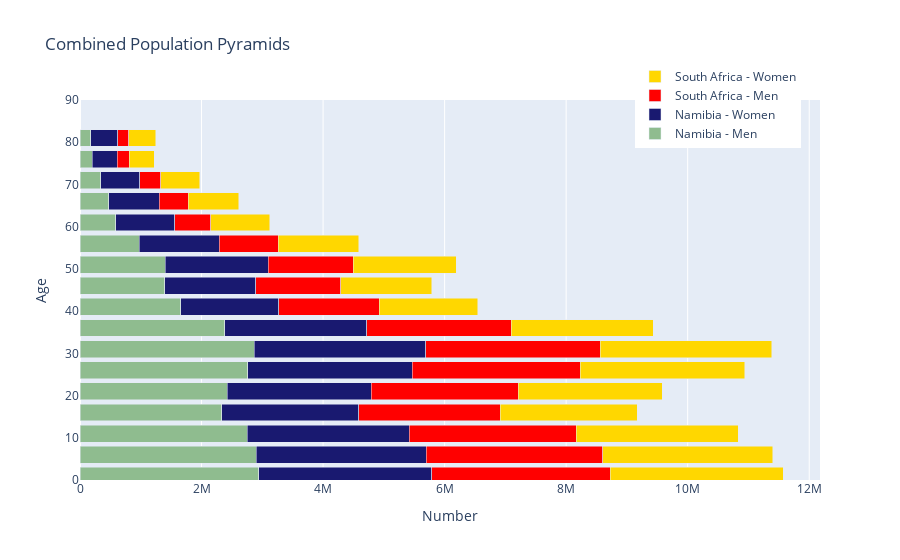

Notebook source saved alongside this figure:
### Code cell
import plotly.offline as py
import plotly.graph_objs as go
import pandas as pd
import numpy as np

py.init_notebook_mode(connected=True)

# Namibia Population Pyramid
layout_namibia = go.Layout(barmode='overlay',
                           yaxis=go.layout.YAxis(range=[0, 90], title='Age'),
                           xaxis=go.layout.XAxis(title='Number'),
                           title='Namibia Population Pyramid')

year_namibia = 2020

bins_NAM = [go.Bar(x = df.loc[str(year),:].filter(regex="Male").values,
                       y=[int(s[:2]) + 1 for s in age_ranges],
                       orientation='h',
                       name='Namibia - Men',
                       marker=dict(color='darkseagreen'),
                       hoverinfo='skip'),

                go.Bar(x = df.loc[str(year),:].filter(regex="Female").values,
                       y=[int(s[:2]) + 1 for s in age_ranges],
                       orientation='h',
                       name='Namibia - Women',
                       marker=dict(color='midnightblue'),
                       hoverinfo='skip',
                       )
                ]

# South Africa Population Pyramid
layout_south_africa = go.Layout(barmode='overlay',
                                yaxis=go.layout.YAxis(range=[0, 90], title='Age'),
                                xaxis=go.layout.XAxis(title='Number'),
                                title='South Africa Population Pyramid')

year_south_africa = 2020

bins_SSF = [go.Bar(x = df.loc[str(year),:].filter(regex="Male").values,
                            y=[int(s[:2]) + 1 for s in age_ranges],
                            orientation='h',
                            name='South Africa - Men',
                            marker=dict(color='red'),
                            hoverinfo='skip'),

                     go.Bar(x = df.loc[str(year),:].filter(regex="Female").values,
                            y=[int(s[:2]) + 1 for s in age_ranges],
                            orientation='h',
                            name='South Africa - Women',
                            marker=dict(color='gold'),
                            hoverinfo='skip',
                            )
                     ]

# Combine Namibia and South Africa Population Pyramids
fig = go.Figure(data=bins_NAM + bins_SSF, layout=go.Layout(barmode='stack',
                                                                        yaxis=go.layout.YAxis(
                                                                            range=[0, 90], title='Age'),
                                                                        xaxis=go.layout.XAxis(title='Number'),
                                                                        title='Combined Population Pyramids'))

# Add a legend
fig.update_layout(legend=dict(x=0.75, y=1.1))

# Show the plot
py.iplot(fig)

### Figure 1 — Plotly figure (JSON) as saved in the notebook; plotly's stock layout.template omitted (floating-point values rounded to 4 significant figures)
{"data": [{"hoverinfo": "skip", "marker": {"color": "darkseagreen"}, "name": "Namibia - Men", "orientation": "h", "type": "bar", "x": [2943869, 2901931, 2753974, 2331167, 2424376, 2761160, 2870783, 2380385, 1654462, 1394163, 1399527, 971913, 589805, 477104, 344200, 203018, 178949], "y": [1, 6, 11, 16, 21, 26, 31, 36, 41, 46, 51, 56, 61, 66, 71, 76, 81]}, {"hoverinfo": "skip", "marker": {"color": "midnightblue"}, "name": "Namibia - Women", "orientation": "h", "type": "bar", "x": [2840382, 2798835, 2660490, 2252086, 2366586, 2709949, 2819281, 2337648, 1619533, 1501805, 1698176, 1321598, 969617, 828009, 642663, 408430, 446059], "y": [1, 6, 11, 16, 21, 26, 31, 36, 41, 46, 51, 56, 61, 66, 71, 76, 81]}, {"hoverinfo": "skip", "marker": {"color": "red"}, "name": "South Africa - Men", "orientation": "h", "type": "bar", "x": [2943869, 2901931, 2753974, 2331167, 2424376, 2761160, 2870783, 2380385, 1654462, 1394163, 1399527, 971913, 589805, 477104, 344200, 203018, 178949], "y": [1, 6, 11, 16, 21, 26, 31, 36, 41, 46, 51, 56, 61, 66, 71, 76, 81]}, {"hoverinfo": "skip", "marker": {"color": "gold"}, "name": "South Africa - Women", "orientation": "h", "type": "bar", "x": [2840382, 2798835, 2660490, 2252086, 2366586, 2709949, 2819281, 2337648, 1619533, 1501805, 1698176, 1321598, 969617, 828009, 642663, 408430, 446059], "y": [1, 6, 11, 16, 21, 26, 31, 36, 41, 46, 51, 56, 61, 66, 71, 76, 81]}], "layout": {"autosize": true, "barmode": "stack", "legend": {"x": 0.75, "y": 1.1}, "title": {"text": "Combined Population Pyramids"}, "xaxis": {"autorange": true, "range": [0, 12180000.0], "title": {"text": "Number"}, "type": "linear"}, "yaxis": {"range": [0, 90], "title": {"text": "Age"}, "type": "linear"}}}
